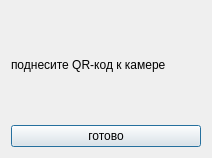
<?xml version="1.0" encoding="UTF-8"?>
<ui version="4.0">
 <class>Book_history</class>
 <widget class="QDialog" name="Book_history">
  <property name="geometry">
   <rect>
    <x>0</x>
    <y>0</y>
    <width>212</width>
    <height>158</height>
   </rect>
  </property>
  <property name="windowTitle">
   <string>Book's history</string>
  </property>
  <layout class="QVBoxLayout" name="verticalLayout_2">
   <item>
    <layout class="QVBoxLayout" name="verticalLayout">
     <item>
      <widget class="QLabel" name="label">
       <property name="text">
        <string>поднесите QR-код к камере</string>
       </property>
      </widget>
     </item>
     <item>
      <widget class="QPushButton" name="pushButton">
       <property name="text">
        <string>готово</string>
       </property>
      </widget>
     </item>
    </layout>
   </item>
  </layout>
 </widget>
 <resources/>
 <connections/>
</ui>
